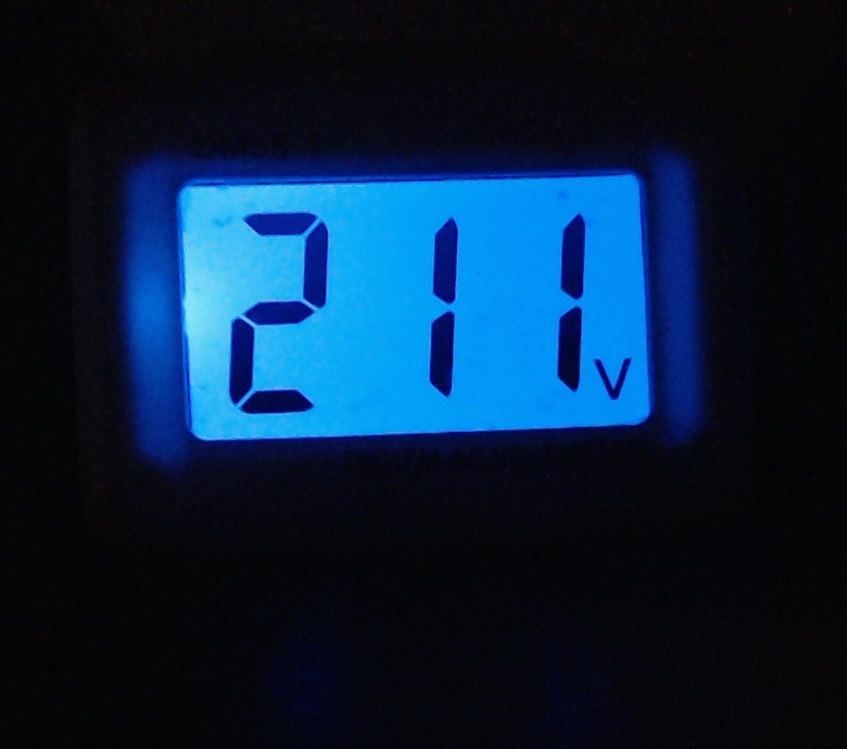
#> input picture media/211.jpg, 847 x 749 px
$ python still.py
#> lines starting #> are read from the running program, lines starting #| are printed output that depends on the picture; after the words box and inside, x2 and y2 are one past the last pixel; in counts of white or black regions, pixels touching at a corner belong together
import cv2 as cv
import numpy as np
# import pytesseract as pyt
from util import *
from segments import readseg
# import matplotlib.pyplot as plt

inp=cv.imread('media/211.jpg')
#> inp is the input picture: shape (749, 847, 3); mean B, G, R 60.2, 33.7, 8.4
hsv = cv.cvtColor(inp, cv.COLOR_BGR2HSV)
#> hsv: shape (749, 847, 3); mean H, S, V 107.7, 141.4, 60.2

# Define the lower and upper blue thresholds
lower_blue = np.array([95, 0, 0])
upper_blue = np.array([105, 255, 255])

# Create a mask for blue pixels
mask = cv.inRange(hsv, lower_blue, upper_blue)
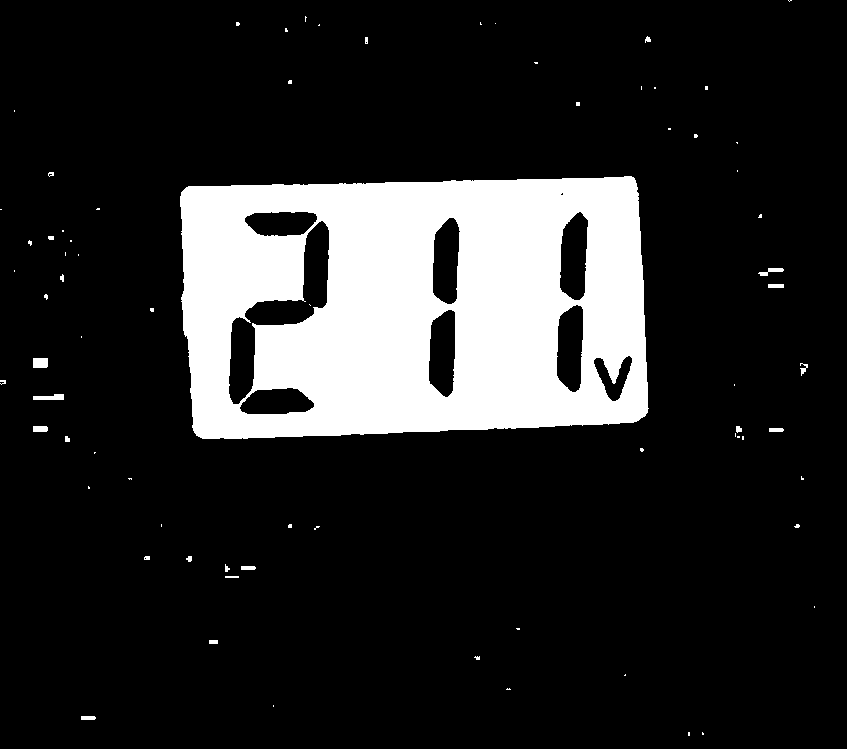
#> mask: shape (749, 847); 15.7% white; 75 white regions (52 under 20 px)

# Find contours in the mask
contours, _ = cv.findContours(mask, cv.RETR_EXTERNAL, cv.CHAIN_APPROX_SIMPLE)
#> contours = 74 contours, 62 with area under 20; largest, box (x1, y1, x2, y2) and area: (180, 176, 649, 439) 113780, (33, 358, 48, 368) 126, (33, 394, 64, 400) 108, (33, 426, 48, 432) 69, (758, 268, 784, 276) 67

# Find the contour with the largest area
if len(contours) > 0:
    max_contour = max(contours, key=cv.contourArea)
#> max_contour = contour of 251 points, box (x1, y1, x2, y2) (180, 176, 649, 439), area 113780
    x, y, w, h = cv.boundingRect(max_contour)
#> x = 180; y = 176; w = 469; h = 263


    # tightening the rectangle with experimental values
    x = int(x+w*0.07)
#> x = 212
    w = int(w*0.85)
#> w = 398
    y = int(y+h*0.05)
#> y = 189
    h = int(h*0.90)
#> h = 236

#> (the run stopped early here; a loop or call above may not have finished)

$ run again, with media/210.jpg copied over media/211.jpg
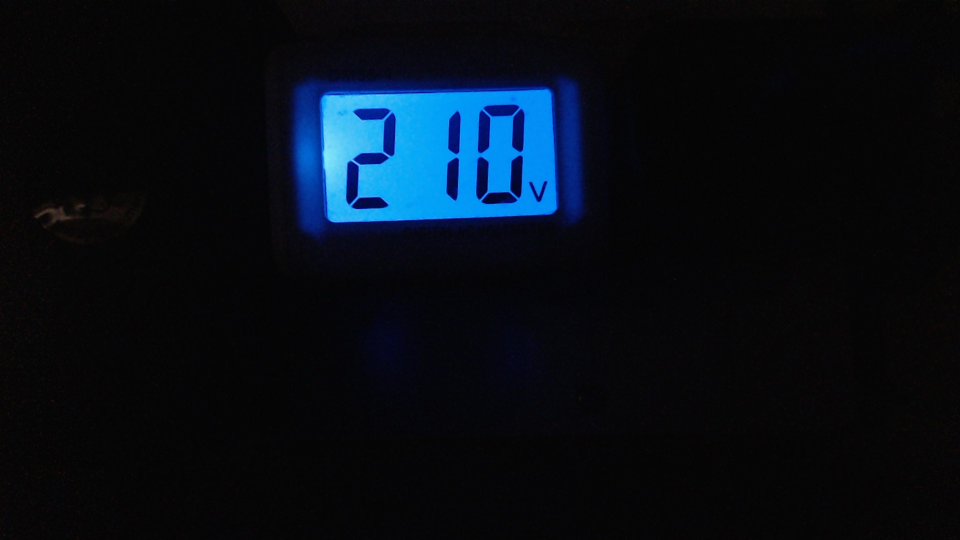
#> input picture media/210.jpg, 1920 x 1080 px (shown at 1/2 size)
#> inp is the input picture: shape (1080, 1920, 3); mean B, G, R 22.3, 13.8, 6.7
#> hsv: shape (1080, 1920, 3); mean H, S, V 67.4, 67.8, 22.6
#> `mask = cv.inRange(hsv, lower_blue, upper_blue)`:
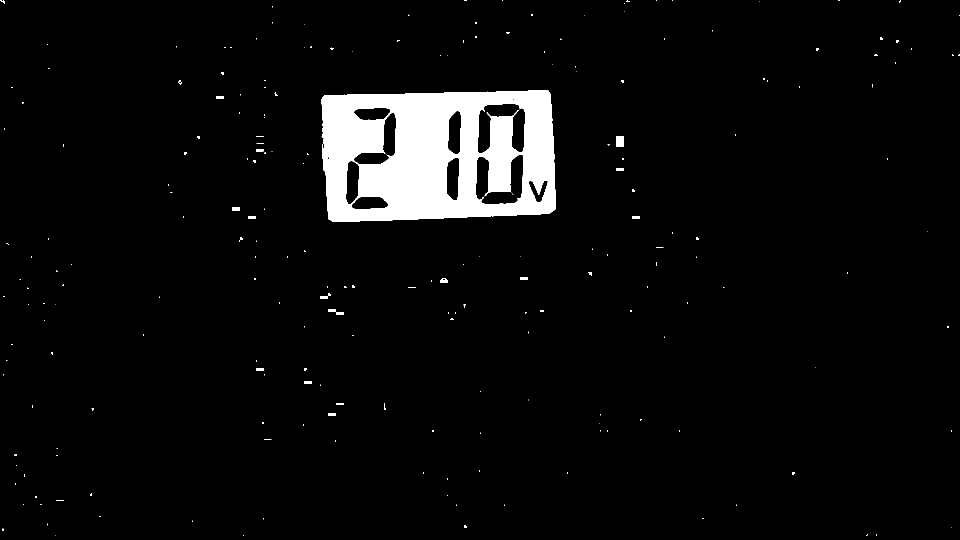
#> mask: shape (1080, 1920) (shown at 1/2 size); 4.6% white; 224 white regions (179 under 20 px)
#> contours = 222 contours, 201 with area under 20; largest, box (x1, y1, x2, y2) and area: (642, 180, 1112, 444) 114148, (1232, 272, 1248, 294) 302, (881, 556, 896, 566) 106, (465, 414, 480, 422) 97, (641, 586, 662, 598) 82
#> max_contour = contour of 287 points, box (x1, y1, x2, y2) (642, 180, 1112, 444), area 114148
#> `x, y, w, h = cv.boundingRect(max_contour)`: x = 642; y = 180; w = 470; h = 264
#> `x = int(x+w*0.07)`: x = 674
#> `w = int(w*0.85)`: w = 399
#> `y = int(y+h*0.05)`: y = 193
#> `h = int(h*0.90)`: h = 237

$ run again, with media/212.jpg copied over media/211.jpg
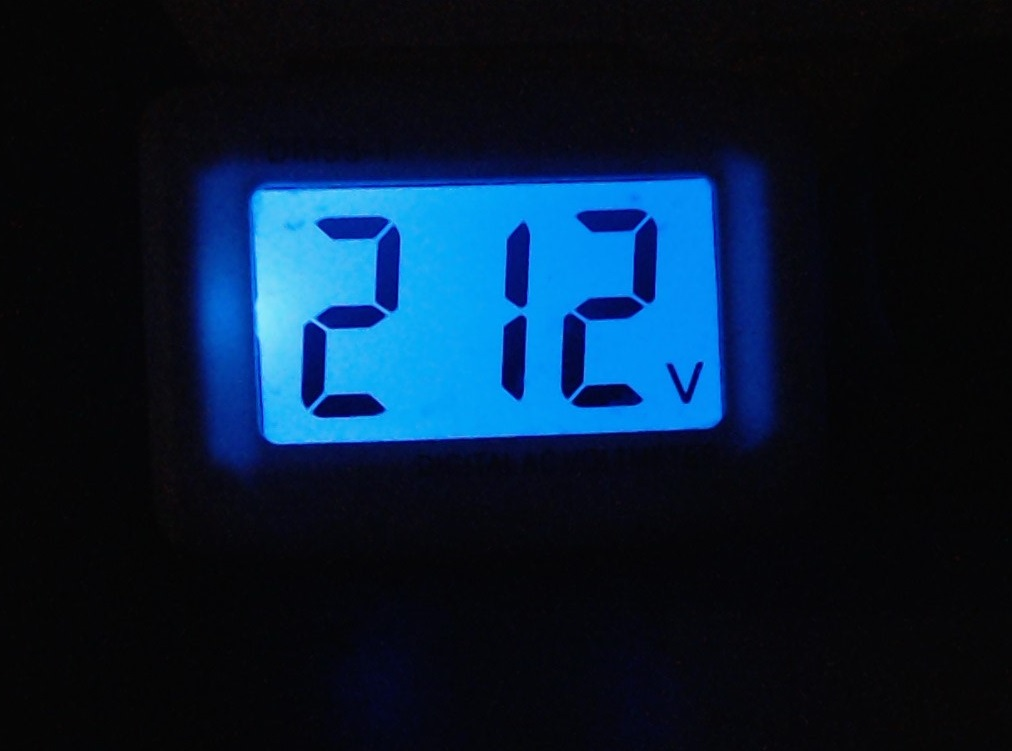
#> input picture media/212.jpg, 1012 x 751 px
#> inp is the input picture: shape (751, 1012, 3); mean B, G, R 50.5, 28.3, 7.9
#> hsv: shape (751, 1012, 3); mean H, S, V 96.6, 121.6, 50.5
#> `mask = cv.inRange(hsv, lower_blue, upper_blue)`:
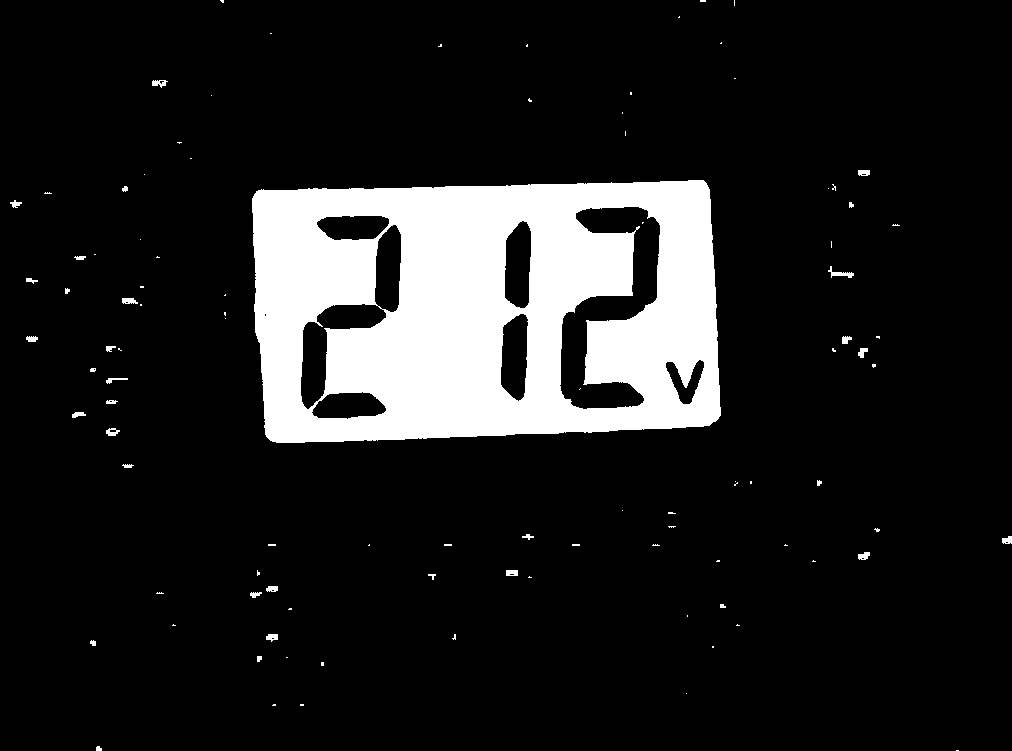
#> mask: shape (751, 1012); 12.6% white; 100 white regions (66 under 20 px)
#> contours = 98 contours, 74 with area under 20; largest, box (x1, y1, x2, y2) and area: (252, 180, 721, 443) 113822, (828, 266, 854, 278) 76, (106, 428, 120, 436) 64, (152, 80, 168, 88) 61, (122, 298, 138, 304) 60
#> max_contour = contour of 244 points, box (x1, y1, x2, y2) (252, 180, 721, 443), area 113822
#> `x, y, w, h = cv.boundingRect(max_contour)`: x = 252; y = 180; w = 469; h = 263
#> `x = int(x+w*0.07)`: x = 284
#> `w = int(w*0.85)`: w = 398
#> `y = int(y+h*0.05)`: y = 193
#> `h = int(h*0.90)`: h = 236

$ run again, with media/213.jpg copied over media/211.jpg
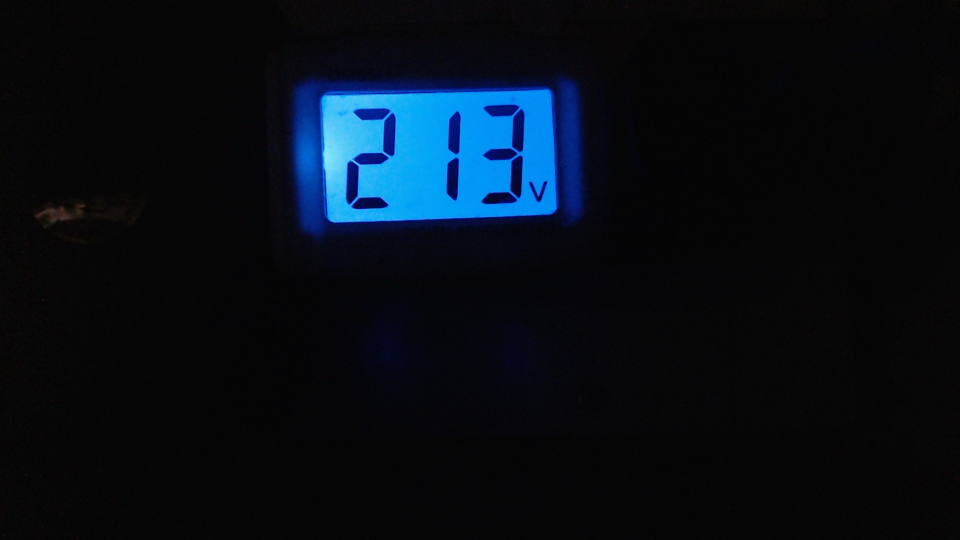
#> input picture media/213.jpg, 1920 x 1080 px (shown at 1/2 size)
#> inp is the input picture: shape (1080, 1920, 3); mean B, G, R 22.1, 13.7, 6.3
#> hsv: shape (1080, 1920, 3); mean H, S, V 57.5, 61.8, 22.3
#> `mask = cv.inRange(hsv, lower_blue, upper_blue)`:
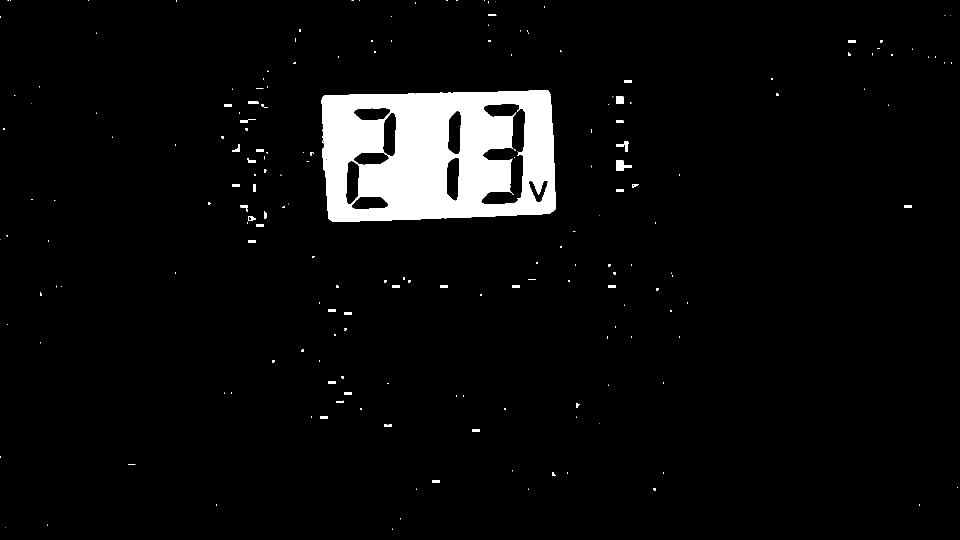
#> mask: shape (1080, 1920) (shown at 1/2 size); 4.8% white; 199 white regions (132 under 20 px)
#> contours = 197 contours, 154 with area under 20; largest, box (x1, y1, x2, y2) and area: (643, 180, 1112, 444) 114192, (1232, 320, 1264, 342) 378, (1232, 192, 1248, 208) 196, (1232, 282, 1258, 304) 190, (496, 432, 512, 442) 98
#> max_contour = contour of 234 points, box (x1, y1, x2, y2) (643, 180, 1112, 444), area 114192
#> `x, y, w, h = cv.boundingRect(max_contour)`: x = 643; y = 180; w = 469; h = 264
#> `x = int(x+w*0.07)`: x = 675
#> `w = int(w*0.85)`: w = 398
#> `y = int(y+h*0.05)`: y = 193
#> `h = int(h*0.90)`: h = 237
